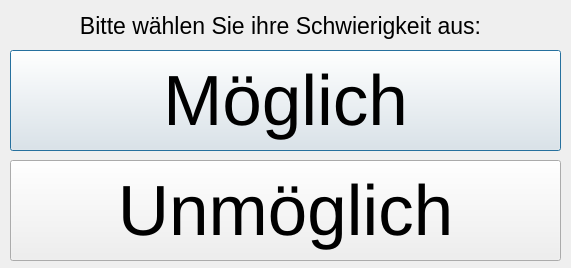
<?xml version="1.0" encoding="UTF-8"?>
<ui version="4.0">
 <class>Dialog_for_choose</class>
 <widget class="QDialog" name="Dialog_for_choose">
  <property name="geometry">
   <rect>
    <x>0</x>
    <y>0</y>
    <width>571</width>
    <height>268</height>
   </rect>
  </property>
  <property name="windowTitle">
   <string>Bitte wählen Sie die Schwierigkeit.</string>
  </property>
  <property name="windowIcon">
   <iconset resource="res.qrc">
    <normaloff>:/icon/icon.ico</normaloff>:/icon/icon.ico</iconset>
  </property>
  <widget class="QLabel" name="label">
   <property name="geometry">
    <rect>
     <x>0</x>
     <y>10</y>
     <width>561</width>
     <height>31</height>
    </rect>
   </property>
   <property name="font">
    <font>
     <pointsize>17</pointsize>
    </font>
   </property>
   <property name="text">
    <string>Bitte wählen Sie ihre Schwierigkeit aus:</string>
   </property>
   <property name="alignment">
    <set>Qt::AlignCenter</set>
   </property>
  </widget>
  <widget class="QPushButton" name="button_moeglich">
   <property name="geometry">
    <rect>
     <x>10</x>
     <y>50</y>
     <width>551</width>
     <height>101</height>
    </rect>
   </property>
   <property name="font">
    <font>
     <pointsize>53</pointsize>
    </font>
   </property>
   <property name="text">
    <string>Möglich</string>
   </property>
  </widget>
  <widget class="QPushButton" name="button_unmoeglich">
   <property name="geometry">
    <rect>
     <x>10</x>
     <y>160</y>
     <width>551</width>
     <height>101</height>
    </rect>
   </property>
   <property name="font">
    <font>
     <pointsize>53</pointsize>
    </font>
   </property>
   <property name="text">
    <string>Unmöglich</string>
   </property>
  </widget>
 </widget>
 <resources>
  <include location="res.qrc"/>
 </resources>
 <connections/>
</ui>
